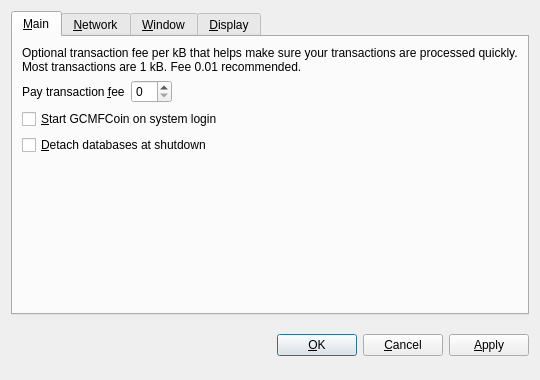
<?xml version="1.0" encoding="UTF-8"?>
<ui version="4.0">
 <class>OptionsDialog</class>
 <widget class="QDialog" name="OptionsDialog">
  <property name="geometry">
   <rect>
    <x>0</x>
    <y>0</y>
    <width>540</width>
    <height>380</height>
   </rect>
  </property>
  <property name="windowTitle">
   <string>Options</string>
  </property>
  <property name="modal">
   <bool>true</bool>
  </property>
  <layout class="QVBoxLayout" name="verticalLayout">
   <item>
    <widget class="QTabWidget" name="tabWidget">
     <property name="tabPosition">
      <enum>QTabWidget::North</enum>
     </property>
     <property name="currentIndex">
      <number>0</number>
     </property>
     <widget class="QWidget" name="tabMain">
      <attribute name="title">
       <string>&amp;Main</string>
      </attribute>
      <layout class="QVBoxLayout" name="verticalLayout_Main">
       <item>
        <widget class="QLabel" name="transactionFeeInfoLabel">
         <property name="text">
          <string>Optional transaction fee per kB that helps make sure your transactions are processed quickly. Most transactions are 1 kB. Fee 0.01 recommended.</string>
         </property>
         <property name="textFormat">
          <enum>Qt::PlainText</enum>
         </property>
         <property name="wordWrap">
          <bool>true</bool>
         </property>
        </widget>
       </item>
       <item>
        <layout class="QHBoxLayout" name="horizontalLayout_Main">
         <item>
          <widget class="QLabel" name="transactionFeeLabel">
           <property name="text">
            <string>Pay transaction &amp;fee</string>
           </property>
           <property name="textFormat">
            <enum>Qt::PlainText</enum>
           </property>
           <property name="buddy">
            <cstring>transactionFee</cstring>
           </property>
          </widget>
         </item>
         <item>
          <widget class="BitcoinAmountField" name="transactionFee"/>
         </item>
         <item>
          <spacer name="horizontalSpacer_Main">
           <property name="orientation">
            <enum>Qt::Horizontal</enum>
           </property>
           <property name="sizeHint" stdset="0">
            <size>
             <width>40</width>
             <height>20</height>
            </size>
           </property>
          </spacer>
         </item>
        </layout>
       </item>
       <item>
        <widget class="QCheckBox" name="bitcoinAtStartup">
         <property name="toolTip">
          <string>Automatically start GCMFCoin after logging in to the system.</string>
         </property>
         <property name="text">
          <string>&amp;Start GCMFCoin on system login</string>
         </property>
        </widget>
       </item>
       <item>
        <widget class="QCheckBox" name="detachDatabases">
         <property name="toolTip">
          <string>Detach block and address databases at shutdown. This means they can be moved to another data directory, but it slows down shutdown. The wallet is always detached.</string>
         </property>
         <property name="text">
          <string>&amp;Detach databases at shutdown</string>
         </property>
        </widget>
       </item>
       <item>
        <spacer name="verticalSpacer_Main">
         <property name="orientation">
          <enum>Qt::Vertical</enum>
         </property>
         <property name="sizeHint" stdset="0">
          <size>
           <width>20</width>
           <height>40</height>
          </size>
         </property>
        </spacer>
       </item>
      </layout>
     </widget>
     <widget class="QWidget" name="tabNetwork">
      <attribute name="title">
       <string>&amp;Network</string>
      </attribute>
      <layout class="QVBoxLayout" name="verticalLayout_Network">
       <item>
        <widget class="QCheckBox" name="mapPortUpnp">
         <property name="toolTip">
          <string>Automatically open the GCMFCoin client port on the router. This only works when your router supports UPnP and it is enabled.</string>
         </property>
         <property name="text">
          <string>Map port using &amp;UPnP</string>
         </property>
        </widget>
       </item>
       <item>
        <widget class="QCheckBox" name="connectSocks">
         <property name="toolTip">
          <string>Connect to the GCMFCoin network through a SOCKS proxy (e.g. when connecting through Tor).</string>
         </property>
         <property name="text">
          <string>&amp;Connect through SOCKS proxy:</string>
         </property>
        </widget>
       </item>
       <item>
        <layout class="QHBoxLayout" name="horizontalLayout_Network">
         <item>
          <widget class="QLabel" name="proxyIpLabel">
           <property name="text">
            <string>Proxy &amp;IP:</string>
           </property>
           <property name="textFormat">
            <enum>Qt::PlainText</enum>
           </property>
           <property name="buddy">
            <cstring>proxyIp</cstring>
           </property>
          </widget>
         </item>
         <item>
          <widget class="QValidatedLineEdit" name="proxyIp">
           <property name="maximumSize">
            <size>
             <width>140</width>
             <height>16777215</height>
            </size>
           </property>
           <property name="toolTip">
            <string>IP address of the proxy (e.g. 127.0.0.1)</string>
           </property>
          </widget>
         </item>
         <item>
          <widget class="QLabel" name="proxyPortLabel">
           <property name="text">
            <string>&amp;Port:</string>
           </property>
           <property name="textFormat">
            <enum>Qt::PlainText</enum>
           </property>
           <property name="buddy">
            <cstring>proxyPort</cstring>
           </property>
          </widget>
         </item>
         <item>
          <widget class="QLineEdit" name="proxyPort">
           <property name="maximumSize">
            <size>
             <width>55</width>
             <height>16777215</height>
            </size>
           </property>
           <property name="toolTip">
            <string>Port of the proxy (e.g. 9050)</string>
           </property>
          </widget>
         </item>
         <item>
          <widget class="QLabel" name="socksVersionLabel">
           <property name="text">
            <string>SOCKS &amp;Version:</string>
           </property>
           <property name="textFormat">
            <enum>Qt::PlainText</enum>
           </property>
           <property name="buddy">
            <cstring>socksVersion</cstring>
           </property>
          </widget>
         </item>
         <item>
          <widget class="QValueComboBox" name="socksVersion">
           <property name="toolTip">
            <string>SOCKS version of the proxy (e.g. 5)</string>
           </property>
          </widget>
         </item>
         <item>
          <spacer name="horizontalSpacer_Network">
           <property name="orientation">
            <enum>Qt::Horizontal</enum>
           </property>
           <property name="sizeHint" stdset="0">
            <size>
             <width>40</width>
             <height>20</height>
            </size>
           </property>
          </spacer>
         </item>
        </layout>
       </item>
       <item>
        <spacer name="verticalSpacer_Network">
         <property name="orientation">
          <enum>Qt::Vertical</enum>
         </property>
         <property name="sizeHint" stdset="0">
          <size>
           <width>20</width>
           <height>40</height>
          </size>
         </property>
        </spacer>
       </item>
      </layout>
     </widget>
     <widget class="QWidget" name="tabWindow">
      <attribute name="title">
       <string>&amp;Window</string>
      </attribute>
      <layout class="QVBoxLayout" name="verticalLayout_Window">
       <item>
        <widget class="QCheckBox" name="minimizeToTray">
         <property name="toolTip">
          <string>Show only a tray icon after minimizing the window.</string>
         </property>
         <property name="text">
          <string>&amp;Minimize to the tray instead of the taskbar</string>
         </property>
        </widget>
       </item>
       <item>
        <widget class="QCheckBox" name="minimizeOnClose">
         <property name="toolTip">
          <string>Minimize instead of exit the application when the window is closed. When this option is enabled, the application will be closed only after selecting Quit in the menu.</string>
         </property>
         <property name="text">
          <string>M&amp;inimize on close</string>
         </property>
        </widget>
       </item>
       <item>
        <spacer name="verticalSpacer_Window">
         <property name="orientation">
          <enum>Qt::Vertical</enum>
         </property>
         <property name="sizeHint" stdset="0">
          <size>
           <width>20</width>
           <height>40</height>
          </size>
         </property>
        </spacer>
       </item>
      </layout>
     </widget>
     <widget class="QWidget" name="tabDisplay">
      <attribute name="title">
       <string>&amp;Display</string>
      </attribute>
      <layout class="QVBoxLayout" name="verticalLayout_Display">
       <item>
        <layout class="QHBoxLayout" name="horizontalLayout_1_Display">
         <item>
          <widget class="QLabel" name="langLabel">
           <property name="text">
            <string>User Interface &amp;language:</string>
           </property>
           <property name="textFormat">
            <enum>Qt::PlainText</enum>
           </property>
           <property name="buddy">
            <cstring>lang</cstring>
           </property>
          </widget>
         </item>
         <item>
          <widget class="QValueComboBox" name="lang">
           <property name="toolTip">
            <string>The user interface language can be set here. This setting will take effect after restarting GCMFCoin.</string>
           </property>
          </widget>
         </item>
        </layout>
       </item>
       <item>
        <layout class="QHBoxLayout" name="horizontalLayout_2_Display">
         <item>
          <widget class="QLabel" name="unitLabel">
           <property name="text">
            <string>&amp;Unit to show amounts in:</string>
           </property>
           <property name="textFormat">
            <enum>Qt::PlainText</enum>
           </property>
           <property name="buddy">
            <cstring>unit</cstring>
           </property>
          </widget>
         </item>
         <item>
          <widget class="QValueComboBox" name="unit">
           <property name="toolTip">
            <string>Choose the default subdivision unit to show in the interface and when sending coins.</string>
           </property>
          </widget>
         </item>
        </layout>
       </item>
       <item>
        <widget class="QCheckBox" name="displayAddresses">
         <property name="toolTip">
          <string>Whether to show GCMFCoin addresses in the transaction list.</string>
         </property>
         <property name="text">
          <string>&amp;Display addresses in transaction list</string>
         </property>
        </widget>
       </item>
       <item>
        <widget class="QCheckBox" name="coinControlFeatures">
         <property name="toolTip">
          <string>Whether to show coin control features or not.</string>
         </property>
         <property name="text">
          <string>Display coin &amp;control features (experts only!)</string>
         </property>
        </widget>
       </item>
       <item>
        <spacer name="verticalSpacer_Display">
         <property name="orientation">
          <enum>Qt::Vertical</enum>
         </property>
         <property name="sizeHint" stdset="0">
          <size>
           <width>20</width>
           <height>40</height>
          </size>
         </property>
        </spacer>
       </item>
      </layout>
     </widget>
    </widget>
   </item>
   <item>
    <layout class="QHBoxLayout" name="horizontalLayout_Buttons">
     <item>
      <spacer name="horizontalSpacer_1">
       <property name="orientation">
        <enum>Qt::Horizontal</enum>
       </property>
       <property name="sizeHint" stdset="0">
        <size>
         <width>40</width>
         <height>48</height>
        </size>
       </property>
      </spacer>
     </item>
     <item>
      <widget class="QLabel" name="statusLabel">
       <property name="font">
        <font>
         <weight>75</weight>
         <bold>true</bold>
        </font>
       </property>
       <property name="text">
        <string/>
       </property>
       <property name="textFormat">
        <enum>Qt::PlainText</enum>
       </property>
       <property name="wordWrap">
        <bool>true</bool>
       </property>
      </widget>
     </item>
     <item>
      <spacer name="horizontalSpacer_2">
       <property name="orientation">
        <enum>Qt::Horizontal</enum>
       </property>
       <property name="sizeHint" stdset="0">
        <size>
         <width>40</width>
         <height>48</height>
        </size>
       </property>
      </spacer>
     </item>
     <item>
      <widget class="QPushButton" name="okButton">
       <property name="text">
        <string>&amp;OK</string>
       </property>
      </widget>
     </item>
     <item>
      <widget class="QPushButton" name="cancelButton">
       <property name="text">
        <string>&amp;Cancel</string>
       </property>
       <property name="autoDefault">
        <bool>false</bool>
       </property>
      </widget>
     </item>
     <item>
      <widget class="QPushButton" name="applyButton">
       <property name="text">
        <string>&amp;Apply</string>
       </property>
       <property name="autoDefault">
        <bool>false</bool>
       </property>
      </widget>
     </item>
    </layout>
   </item>
  </layout>
 </widget>
 <customwidgets>
  <customwidget>
   <class>BitcoinAmountField</class>
   <extends>QSpinBox</extends>
   <header>bitcoinamountfield.h</header>
  </customwidget>
  <customwidget>
   <class>QValueComboBox</class>
   <extends>QComboBox</extends>
   <header>qvaluecombobox.h</header>
  </customwidget>
  <customwidget>
   <class>QValidatedLineEdit</class>
   <extends>QLineEdit</extends>
   <header>qvalidatedlineedit.h</header>
  </customwidget>
 </customwidgets>
 <resources/>
 <connections/>
</ui>
